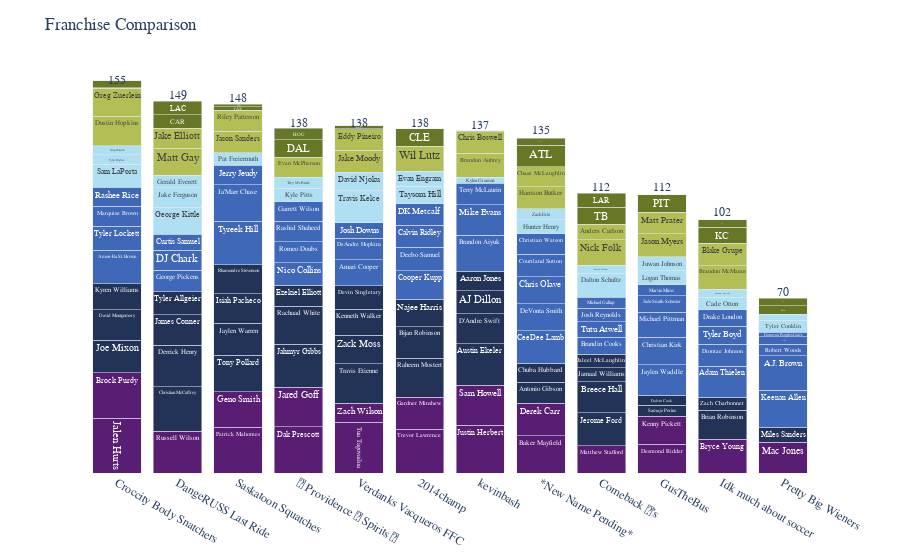

This figure's notebook cell:
### Code cell
# Swap
playerCC = 'Austin Ekeler'
OPP = 'kevinbash'
playerOPP = 'Amon-Ra St. Brown'
swap = full.copy()
swap.loc[swap['full_name']==playerCC, 'franchise_name'] = OPP
swap.loc[swap['full_name']=='Sam LaPorta', 'franchise_name'] = 'Croccity Body Snatchers'
swap.loc[swap['full_name']==playerOPP, 'franchise_name'] = 'Croccity Body Snatchers'

# Choose a roster for each franchise based on their league's number of available slots
optimized_swap = rosterOptimizer(swap)
# Get relative points
optimized_swap = getRelProjs(optimized_swap)
# Sum points across the season
optimized_swap = getSeasonTotals(optimized_swap)
# Visualize
fig = compareFranchises(optimized_swap, how='absolute')
fig.show()

### Figure 1 — Plotly figure (JSON) as saved in the notebook; plotly's stock layout.template omitted (floating-point values rounded to 4 significant figures; data arrays with more than 128 entries replaced by an {"elided": "..."} marker saying what was removed)
{"data": [{"alignmentgroup": "True", "customdata": [[14.42, "Jalen Hurts", "QB"], [12.95, "Tua Tagovailoa", "QB"], [11.65, "Justin Herbert", "QB"], [11.01, "Dak Prescott", "QB"], [10.9, "Brock Purdy", "QB"], [10.83, "Patrick Mahomes", "QB"], [10.09, "Trevor Lawrence", "QB"], [9.3, "Russell Wilson", "QB"], [8.55, "Sam Howell", "QB"], [8.49, "Jared Goff", "QB"], [7.48, "Baker Mayfield", "QB"], [6.84, "Geno Smith", "QB"], [6.08, "Bryce Young", "QB"], [5.47, "Derek Carr", "QB"], [5.34, "Gardner Minshew", "QB"], [4.78, "Mac Jones", "QB"], [3.99, "Desmond Ridder", "QB"], [3.76, "Kenny Pickett", "QB"], [3.46, "Matthew Stafford", "QB"], [0, "Zach Wilson", "QB"]], "hovertemplate": "<b>%{hovertext}</b><br><br>Predicted Points=%{y}<br>Relative Value=%{customdata[0]}<extra></extra>", "hovertext": ["Jalen Hurts", "Tua Tagovailoa", "Justin Herbert", "Dak Prescott", "Brock Purdy", "Patrick Mahomes", "Trevor Lawrence", "Russell Wilson", "Sam Howell", "Jared Goff", "Baker Mayfield", "Geno Smith", "Bryce Young", "Derek Carr", "Gardner Minshew", "Mac Jones", "Desmond Ridder", "Kenny Pickett", "Matthew Stafford", "Zach Wilson"], "legendgroup": "QB", "marker": {"color": "#591D73", "pattern": {"shape": ""}}, "name": "QB", "offsetgroup": "QB", "orientation": "v", "showlegend": true, "text": ["Jalen Hurts", "Tua Tagovailoa", "Justin Herbert", "Dak Prescott", "Brock Purdy", "Patrick Mahomes", "Trevor Lawrence", "Russell Wilson", "Sam Howell", "Jared Goff", "Baker Mayfield", "Geno Smith", "Bryce Young", "Derek Carr", "Gardner Minshew", "Mac Jones", "Desmond Ridder", "Kenny Pickett", "Matthew Stafford", "Zach Wilson"], "textposition": "inside", "type": "bar", "x": ["Croccity Body Snatchers", "Verdanks Vacqueros FFC", "kevinbash", "📜 Providence 🪬 Spirits 🥂", "Croccity Body Snatchers", "Saskatoon Squatches ", "2014champ", "DangeRUSS Last Ride", "kevinbash", "📜 Providence 🪬 Spirits 🥂", "*New Name Pending*", "Saskatoon Squatches ", "Idk much about soccer ", "*New Name Pending*", "2014champ", "Pretty Big Wieners", "GusTheBus", "GusTheBus", "Comeback 👑’s", "Verdanks Vacqueros FFC"], "xaxis": "x", "y": [21.93, 20.46, 19.16, 18.52, 18.41, 18.34, 17.6, 16.81, 16.06, 16.0, 14.99, 14.35, 13.59, 12.98, 12.85, 12.29, 11.5, 11.27, 10.97, 7.51], "yaxis": "y"}, {"alignmentgroup": "True", "customdata": [[13.86, "Christian McCaffrey", "RB"], [13.22, "Jahmyr Gibbs", "RB"], [12.68, "Austin Ekeler", "RB"], [12.63, "Derrick Henry", "RB"], [11.89, "Travis Etienne", "RB"], [11.59, "Raheem Mostert", "RB"], [11.28, "Rachaad White", "RB"], [10.55, "Tony Pollard", "RB"], [9.335, "Jerome Ford", "RB"], [9.1, "Joe Mixon", "RB"], [8.9, "Jaylen Warren", "RB"], [8.76, "Bijan Robinson", "RB"], [8.45, "Breece Hall", "RB"], [8.3, "James Conner", "RB"], [8.24, "David Montgomery", "RB"], [8.155, "D'Andre Swift", "RB"], [7.89, "Isiah Pacheco", "RB"], [7.7, "Rhamondre Stevenson", "RB"], [7.63, "Brian Robinson", "RB"], [7.41, "Zack Moss", "RB"], [6.96, "Najee Harris", "RB"], [6.445, "Kenneth Walker", "RB"], [6.405, "Kyren Williams", "RB"], [5.555, "Devin Singletary", "RB"], [5.24, "Tyler Allgeier", "RB"], [5.165, "AJ Dillon", "RB"], [4.535, "Antonio Gibson", "RB"], [4.36, "Ezekiel Elliott", "RB"], [3.85, "Aaron Jones", "RB"], [3.51, "Chuba Hubbard", "RB"], [2.055, "Miles Sanders", "RB"], [1.535, "Jamaal Williams", "RB"], [1.465, "Jaleel McLaughlin", "RB"], [1.24, "Zach Charbonnet", "RB"], [0.42, "Samaje Perine", "RB"], [0, "Dalvin Cook", "RB"]], "hovertemplate": "<b>%{hovertext}</b><br><br>Predicted Points=%{y}<br>Relative Value=%{customdata[0]}<extra></extra>", "hovertext": ["Christian McCaffrey", "Jahmyr Gibbs", "Austin Ekeler", "Derrick Henry", "Travis Etienne", "Raheem Mostert", "Rachaad White", "Tony Pollard", "Jerome Ford", "Joe Mixon", "Jaylen Warren", "Bijan Robinson", "Breece Hall", "James Conner", "David Montgomery", "D'Andre Swift", "Isiah Pacheco", "Rhamondre Stevenson", "Brian Robinson", "Zack Moss", "Najee Harris", "Kenneth Walker", "Kyren Williams", "Devin Singletary", "Tyler Allgeier", "AJ Dillon", "Antonio Gibson", "Ezekiel Elliott", "Aaron Jones", "Chuba Hubbard", "Miles Sanders", "Jamaal Williams", "Jaleel McLaughlin", "Zach Charbonnet", "Samaje Perine", "Dalvin Cook"], "legendgroup": "RB", "marker": {"color": "#233257", "pattern": {"shape": ""}}, "name": "RB", "offsetgroup": "RB", "orientation": "v", "showlegend": true, "text": ["Christian McCaffrey", "Jahmyr Gibbs", "Austin Ekeler", "Derrick Henry", "Travis Etienne", "Raheem Mostert", "Rachaad White", "Tony Pollard", "Jerome Ford", "Joe Mixon", "Jaylen Warren", "Bijan Robinson", "Breece Hall", "James Conner", "David Montgomery", "D'Andre Swift", "Isiah Pacheco", "Rhamondre Stevenson", "Brian Robinson", "Zack Moss", "Najee Harris", "Kenneth Walker", "Kyren Williams", "Devin Singletary", "Tyler Allgeier", "AJ Dillon", "Antonio Gibson", "Ezekiel Elliott", "Aaron Jones", "Chuba Hubbard", "Miles Sanders", "Jamaal Williams", "Jaleel McLaughlin", "Zach Charbonnet", "Samaje Perine", "Dalvin Cook"], "textposition": "inside", "type": "bar", "x": ["DangeRUSS Last Ride", "📜 Providence 🪬 Spirits 🥂", "kevinbash", "DangeRUSS Last Ride", "Verdanks Vacqueros FFC", "2014champ", "📜 Providence 🪬 Spirits 🥂", "Saskatoon Squatches ", "Comeback 👑’s", "Croccity Body Snatchers", "Saskatoon Squatches ", "2014champ", "Comeback 👑’s", "DangeRUSS Last Ride", "Croccity Body Snatchers", "kevinbash", "Saskatoon Squatches ", "Saskatoon Squatches ", "Idk much about soccer ", "Verdanks Vacqueros FFC", "2014champ", "Verdanks Vacqueros FFC", "Croccity Body Snatchers", "Verdanks Vacqueros FFC", "DangeRUSS Last Ride", "kevinbash", "*New Name Pending*", "📜 Providence 🪬 Spirits 🥂", "kevinbash", "*New Name Pending*", "Pretty Big Wieners", "Comeback 👑’s", "Comeback 👑’s", "Idk much about soccer ", "GusTheBus", "GusTheBus"], "xaxis": "x", "y": [17.87, 17.23, 16.69, 16.64, 15.9, 15.6, 15.29, 14.57, 13.35, 13.11, 12.91, 12.77, 12.46, 12.31, 12.25, 12.17, 11.9, 11.71, 11.64, 11.42, 10.97, 10.46, 10.41, 9.565, 9.25, 9.175, 8.545, 8.37, 7.86, 7.52, 6.065, 5.545, 5.475, 5.25, 4.43, 4.01], "yaxis": "y"}, {"alignmentgroup": "True", "customdata": {"elided": "47x3 mixed values"}, "hovertemplate": "<b>%{hovertext}</b><br><br>Predicted Points=%{y}<br>Relative Value=%{customdata[0]}<extra></extra>", "hovertext": ["Tyreek Hill", "Keenan Allen", "Ja'Marr Chase", "Brandon Aiyuk", "A.J. Brown", "Amon-Ra St. Brown", "CeeDee Lamb", "Adam Thielen", "Jaylen Waddle", "Mike Evans", "Cooper Kupp", "Christian Kirk", "DeVonta Smith", "Chris Olave", "Amari Cooper", "Michael Pittman", "Tyler Lockett", "Deebo Samuel", "Nico Collins", "Courtland Sutton", "Calvin Ridley", "Terry McLaurin", "George Pickens", "Diontae Johnson", "DK Metcalf", "DeAndre Hopkins", "Romeo Doubs", "Christian Watson", "Rashid Shaheed", "DJ Chark", "Marquise Brown", "Garrett Wilson", "Jerry Jeudy", "Rashee Rice", "Tyler Boyd", "Brandin Cooks", "Drake London", "JuJu Smith-Schuster", "Curtis Samuel", "Tutu Atwell", "Josh Downs", "Josh Reynolds", "Robert Woods", "Michael Gallup", "Marvin Mims", "Kadarius Toney", "Donovan Peoples-Jones"], "legendgroup": "WR", "marker": {"color": "#4068B8", "pattern": {"shape": ""}}, "name": "WR", "offsetgroup": "WR", "orientation": "v", "showlegend": true, "text": ["Tyreek Hill", "Keenan Allen", "Ja'Marr Chase", "Brandon Aiyuk", "A.J. Brown", "Amon-Ra St. Brown", "CeeDee Lamb", "Adam Thielen", "Jaylen Waddle", "Mike Evans", "Cooper Kupp", "Christian Kirk", "DeVonta Smith", "Chris Olave", "Amari Cooper", "Michael Pittman", "Tyler Lockett", "Deebo Samuel", "Nico Collins", "Courtland Sutton", "Calvin Ridley", "Terry McLaurin", "George Pickens", "Diontae Johnson", "DK Metcalf", "DeAndre Hopkins", "Romeo Doubs", "Christian Watson", "Rashid Shaheed", "DJ Chark", "Marquise Brown", "Garrett Wilson", "Jerry Jeudy", "Rashee Rice", "Tyler Boyd", "Brandin Cooks", "Drake London", "JuJu Smith-Schuster", "Curtis Samuel", "Tutu Atwell", "Josh Downs", "Josh Reynolds", "Robert Woods", "Michael Gallup", "Marvin Mims", "Kadarius Toney", "Donovan Peoples-Jones"], "textposition": "inside", "type": "bar", "x": ["Saskatoon Squatches ", "Pretty Big Wieners", "Saskatoon Squatches ", "kevinbash", "Pretty Big Wieners", "Croccity Body Snatchers", "*New Name Pending*", "Idk much about soccer ", "GusTheBus", "kevinbash", "2014champ", "GusTheBus", "*New Name Pending*", "*New Name Pending*", "Verdanks Vacqueros FFC", "GusTheBus", "Croccity Body Snatchers", "2014champ", "📜 Providence 🪬 Spirits 🥂", "*New Name Pending*", "2014champ", "kevinbash", "DangeRUSS Last Ride", "Idk much about soccer ", "2014champ", "Verdanks Vacqueros FFC", "📜 Providence 🪬 Spirits 🥂", "*New Name Pending*", "📜 Providence 🪬 Spirits 🥂", "DangeRUSS Last Ride", "Croccity Body Snatchers", "📜 Providence 🪬 Spirits 🥂", "Saskatoon Squatches ", "Croccity Body Snatchers", "Idk much about soccer ", "Comeback 👑’s", "Idk much about soccer ", "GusTheBus", "DangeRUSS Last Ride", "Comeback 👑’s", "Verdanks Vacqueros FFC", "Comeback 👑’s", "Pretty Big Wieners", "Comeback 👑’s", "GusTheBus", "Pretty Big Wieners", "Pretty Big Wieners"], "xaxis": "x", "y": [17.44, 14.81, 14.59, 14.54, 13.99, 13.34, 13.22, 12.53, 12.39, 12.11, 11.54, 10.88, 10.81, 10.77, 10.48, 10.12, 9.76, 9.33, 9.102, 9.025, 8.95, 8.8, 8.705, 8.685, 8.654, 8.585, 8.465, 8.275, 8.125, 8, 7.925, 7.9, 7.825, 7.67, 7.25, 6.855, 6.609, 6.595, 6.455, 6.175, 6.11, 5.345, 4.628, 4.553, 4.408, 2.945, 1.835], "yaxis": "y"}, {"alignmentgroup": "True", "customdata": [[10.6, "Travis Kelce", "TE"], [8.505, "George Kittle", "TE"], [7.35, "Dalton Schultz", "TE"], [6.87, "Sam LaPorta", "TE"], [5.425, "Jake Ferguson", "TE"], [5.254, "David Njoku", "TE"], [4.695, "Taysom Hill", "TE"], [3.76, "Evan Engram", "TE"], [3.395, "Logan Thomas", "TE"], [3.295, "Hunter Henry", "TE"], [3.265, "Juwan Johnson", "TE"], [3.2, "Kyle Pitts", "TE"], [2.82, "Pat Freiermuth", "TE"], [2.77, "Gerald Everett", "TE"], [2.725, "Cade Otton", "TE"], [2.542, "Tyler Conklin", "TE"], [2.145, "Zach Ertz", "TE"], [1.965, "Trey McBride", "TE"], [1.619, "Tyler Higbee", "TE"], [1.37, "Greg Dulcich", "TE"], [0.994, "Durham Smythe", "TE"], [0.895, "Donald Parham", "TE"], [0.17, "Adam Trautman", "TE"], [0, "Kylen Granson", "TE"]], "hovertemplate": "<b>%{hovertext}</b><br><br>Predicted Points=%{y}<br>Relative Value=%{customdata[0]}<extra></extra>", "hovertext": ["Travis Kelce", "George Kittle", "Dalton Schultz", "Sam LaPorta", "Jake Ferguson", "David Njoku", "Taysom Hill", "Evan Engram", "Logan Thomas", "Hunter Henry", "Juwan Johnson", "Kyle Pitts", "Pat Freiermuth", "Gerald Everett", "Cade Otton", "Tyler Conklin", "Zach Ertz", "Trey McBride", "Tyler Higbee", "Greg Dulcich", "Durham Smythe", "Donald Parham", "Adam Trautman", "Kylen Granson"], "legendgroup": "TE", "marker": {"color": "#AEDFF2", "pattern": {"shape": ""}}, "name": "TE", "offsetgroup": "TE", "orientation": "v", "showlegend": true, "text": ["Travis Kelce", "George Kittle", "Dalton Schultz", "Sam LaPorta", "Jake Ferguson", "David Njoku", "Taysom Hill", "Evan Engram", "Logan Thomas", "Hunter Henry", "Juwan Johnson", "Kyle Pitts", "Pat Freiermuth", "Gerald Everett", "Cade Otton", "Tyler Conklin", "Zach Ertz", "Trey McBride", "Tyler Higbee", "Greg Dulcich", "Durham Smythe", "Donald Parham", "Adam Trautman", "Kylen Granson"], "textposition": "inside", "type": "bar", "x": ["Verdanks Vacqueros FFC", "DangeRUSS Last Ride", "Comeback 👑’s", "Croccity Body Snatchers", "DangeRUSS Last Ride", "Verdanks Vacqueros FFC", "2014champ", "2014champ", "GusTheBus", "*New Name Pending*", "GusTheBus", "📜 Providence 🪬 Spirits 🥂", "Saskatoon Squatches ", "DangeRUSS Last Ride", "Idk much about soccer ", "Pretty Big Wieners", "*New Name Pending*", "📜 Providence 🪬 Spirits 🥂", "Croccity Body Snatchers", "Croccity Body Snatchers", "Idk much about soccer ", "Comeback 👑’s", "Pretty Big Wieners", "kevinbash"], "xaxis": "x", "y": [12.9, 10.81, 9.655, 9.175, 7.73, 7.559, 7, 6.065, 5.7, 5.6, 5.57, 5.505, 5.125, 5.075, 5.03, 4.847, 4.45, 4.27, 3.924, 3.675, 3.299, 3.2, 2.475, 2.305], "yaxis": "y"}, {"alignmentgroup": "True", "customdata": [[5.575, "Dustin Hopkins", "PK"], [5.125, "Greg Zuerlein", "PK"], [4.675, "Matt Gay", "PK"], [3.975, "Nick Folk", "PK"], [3.825, "Wil Lutz", "PK"], [3.475, "Brandon Aubrey", "PK"], [3.325, "Brandon McManus", "PK"], [3.175, "Jason Myers", "PK"], [2.925, "Chris Boswell", "PK"], [2.725, "Blake Grupe", "PK"], [2.625, "Harrison Butker", "PK"], [2.525, "Jake Moody", "PK"], [2.475, "Matt Prater", "PK"], [2.375, "Jason Sanders", "PK"], [2.325, "Riley Patterson", "PK"], [2.175, "Eddy Pineiro", "PK"], [1.975, "Evan McPherson", "PK"], [1.925, "Chase McLaughlin", "PK"], [1.875, "Jake Elliott", "PK"], [0, "Anders Carlson", "PK"]], "hovertemplate": "<b>%{hovertext}</b><br><br>Predicted Points=%{y}<br>Relative Value=%{customdata[0]}<extra></extra>", "hovertext": ["Dustin Hopkins", "Greg Zuerlein", "Matt Gay", "Nick Folk", "Wil Lutz", "Brandon Aubrey", "Brandon McManus", "Jason Myers", "Chris Boswell", "Blake Grupe", "Harrison Butker", "Jake Moody", "Matt Prater", "Jason Sanders", "Riley Patterson", "Eddy Pineiro", "Evan McPherson", "Chase McLaughlin", "Jake Elliott", "Anders Carlson"], "legendgroup": "PK", "marker": {"color": "#B3BF54", "pattern": {"shape": ""}}, "name": "PK", "offsetgroup": "PK", "orientation": "v", "showlegend": true, "text": ["Dustin Hopkins", "Greg Zuerlein", "Matt Gay", "Nick Folk", "Wil Lutz", "Brandon Aubrey", "Brandon McManus", "Jason Myers", "Chris Boswell", "Blake Grupe", "Harrison Butker", "Jake Moody", "Matt Prater", "Jason Sanders", "Riley Patterson", "Eddy Pineiro", "Evan McPherson", "Chase McLaughlin", "Jake Elliott", "Anders Carlson"], "textposition": "inside", "type": "bar", "x": ["Croccity Body Snatchers", "Croccity Body Snatchers", "DangeRUSS Last Ride", "Comeback 👑’s", "2014champ", "kevinbash", "Idk much about soccer ", "GusTheBus", "kevinbash", "Idk much about soccer ", "*New Name Pending*", "Verdanks Vacqueros FFC", "GusTheBus", "Saskatoon Squatches ", "Saskatoon Squatches ", "Verdanks Vacqueros FFC", "📜 Providence 🪬 Spirits 🥂", "*New Name Pending*", "DangeRUSS Last Ride", "Comeback 👑’s"], "xaxis": "x", "y": [11.75, 11.3, 10.85, 10.15, 10, 9.65, 9.5, 9.35, 9.1, 8.9, 8.8, 8.7, 8.65, 8.55, 8.5, 8.35, 8.15, 8.1, 8.05, 6.175], "yaxis": "y"}, {"alignmentgroup": "True", "customdata": [[11.35, "ATL", "DEF"], [9.664, "CLE", "DEF"], [9.632, "TB", "DEF"], [9.59, "DAL", "DEF"], [9.555, "PIT", "DEF"], [9.222, "KC", "DEF"], [7.994, "CAR", "DEF"], [7.228, "HOU", "DEF"], [10.78, "LAC", "DEF"], [10.78, "LAR", "DEF"], [6.024, "MIA", "DEF"], [5.688, "SF", "DEF"], [5.634, "CIN", "DEF"], [5.517, "IND", "DEF"], [5.484, "NYG", "DEF"], [4.113, "ARI", "DEF"], [4.08, "JAX", "DEF"], [3.513, "TEN", "DEF"], [2.436, "NE", "DEF"], [2.434, "NO", "DEF"], [1.581, "DET", "DEF"], [0, "WAS", "DEF"]], "hovertemplate": "<b>%{hovertext}</b><br><br>Predicted Points=%{y}<br>Relative Value=%{customdata[0]}<extra></extra>", "hovertext": ["ATL", "CLE", "TB", "DAL", "PIT", "KC", "CAR", "HOU", "LAC", "LAR", "MIA", "SF", "CIN", "IND", "NYG", "ARI", "JAX", "TEN", "NE", "NO", "DET", "WAS"], "legendgroup": "DEF", "marker": {"color": "#667825", "pattern": {"shape": ""}}, "name": "DEF", "offsetgroup": "DEF", "orientation": "v", "showlegend": true, "text": ["ATL", "CLE", "TB", "DAL", "PIT", "KC", "CAR", "HOU", "LAC", "LAR", "MIA", "SF", "CIN", "IND", "NYG", "ARI", "JAX", "TEN", "NE", "NO", "DET", "WAS"], "textposition": "inside", "type": "bar", "x": ["*New Name Pending*", "2014champ", "Comeback 👑’s", "📜 Providence 🪬 Spirits 🥂", "GusTheBus", "Idk much about soccer ", "DangeRUSS Last Ride", "📜 Providence 🪬 Spirits 🥂", "DangeRUSS Last Ride", "Comeback 👑’s", "Pretty Big Wieners", "Croccity Body Snatchers", "Pretty Big Wieners", "Idk much about soccer ", "*New Name Pending*", "Verdanks Vacqueros FFC", "Saskatoon Squatches ", "Saskatoon Squatches ", "kevinbash", "kevinbash", "Verdanks Vacqueros FFC", "Croccity Body Snatchers"], "xaxis": "x", "y": [8.71, 7.024, 6.992, 6.95, 6.915, 6.582, 5.354, 4.588, 5.496, 5.496, 3.383, 3.048, 2.994, 2.877, 2.844, 1.473, 1.44, 0.8732, -0.204, -0.206, -1.059, -2.64], "yaxis": "y"}, {"mode": "text", "showlegend": false, "text": [135, 138, 112, 155, 149, 112, 102, 70, 148, 138, 137, 138], "textfont": {"size": 12}, "textposition": "top center", "type": "scatter", "x": ["*New Name Pending*", "2014champ", "Comeback 👑’s", "Croccity Body Snatchers", "DangeRUSS Last Ride", "GusTheBus", "Idk much about soccer ", "Pretty Big Wieners", "Saskatoon Squatches ", "Verdanks Vacqueros FFC", "kevinbash", "📜 Providence 🪬 Spirits 🥂"], "y": [135, 138, 112, 155, 149, 112, 102, 70, 148, 138, 137, 138]}], "layout": {"barmode": "stack", "font": {"family": "Input Serif"}, "legend": {"title": {"text": "position"}, "tracegroupgap": 0}, "margin": {"t": 60}, "plot_bgcolor": "rgba(0,0,0,0)", "showlegend": false, "title": {"text": "Franchise Comparison"}, "xaxis": {"anchor": "y", "categoryorder": "total descending", "domain": [0, 1], "title": {}}, "yaxis": {"anchor": "x", "domain": [0, 1], "title": {"text": "Predicted Points"}, "visible": false}}}
